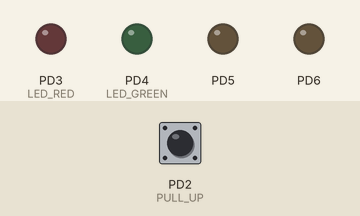
This program was run on a simulated ATmega328P, built with avr-gcc and emulated at 16 MHz. Shown: output pins drawn as LEDs (lit = HIGH). The test bench sets the inputs (shaded band); at power-on: PD2 (PULL_UP) HIGH.

Above: at 1.2 s.
1.3 s: PD2 (PULL_UP) pulled LOW for 0.15 s
At 3.0 s:
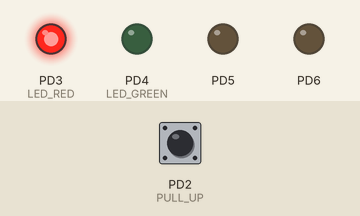
3.5 s: PD2 (PULL_UP) pulled LOW for 1 s
At 4.9 s:
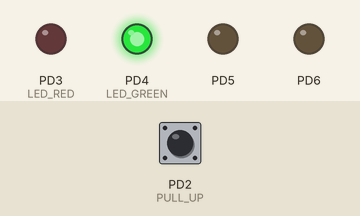
6.0 s: PD2 (PULL_UP) pulled LOW for 0.15 s
At 6.8 s:
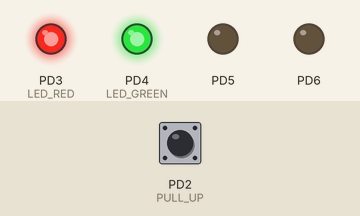
7.6 s: PD2 (PULL_UP) pulled LOW for 3.2 s
At 8.7 s:
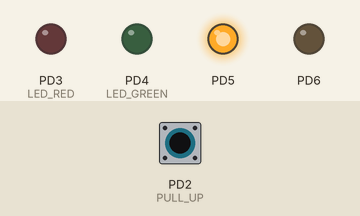
12.3 s: PD2 (PULL_UP) pulled LOW for 0.15 s
At 14.1 s:
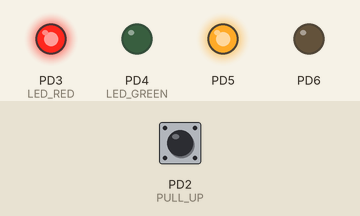
14.5 s: PD2 (PULL_UP) pulled LOW for 1 s
At 16.0 s:
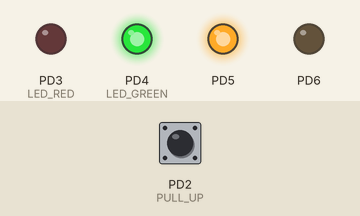
Timing chart, 0 to 17.5 s (numbered marks = the images above; inputs shaded):
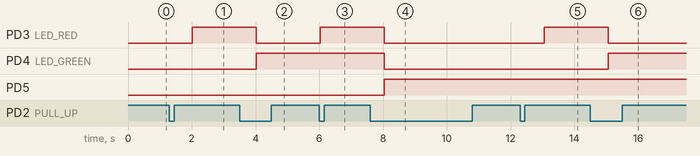

Measured:
- after the input at 1.3 s, PD3 (LED_RED): LOW → HIGH after 0.71 s
- after the input at 3.5 s, PD3 (LED_RED): HIGH → LOW after 0.52 s; PD4 (LED_GREEN): LOW → HIGH after 0.52 s
- after the input at 6.0 s, PD3 (LED_RED): LOW → HIGH at once
- after the input at 7.6 s, PD3 (LED_RED), PD4 (LED_GREEN): HIGH → LOW after 0.44 s; PD5: LOW → HIGH after 0.44 s
- after the input at 12.3 s, PD3 (LED_RED): LOW → HIGH after 0.75 s
- after the input at 14.5 s, PD3 (LED_RED): HIGH → LOW after 0.56 s; PD4 (LED_GREEN): LOW → HIGH after 0.56 s

The program:

main.c
```c
/*
 * E2.c
 *
 * Created: 26/02/2024 10:13:42
 * Author : DCE
 */

#include <avr/io.h>
#define F_CPU 16000000UL
#include <avr/io.h>
#include <avr/interrupt.h>
#include <util/delay.h>
#include "PORTS.h"
#include "MACROS.h"
#include "PARAMETERS.h"
#include "PORTS.h"

uint8_t volatile counter = 0;
ISR(INT0_vect) {	//si ha entrado aqui es que el botton se ha pulsado
	_delay_ms (10);
	counter++;
	counter=counter % 15;

}

int main(void)
{
    GPIO_init();

	EICRA = (1<<ISC01) |(0<<ISC00) | // INT0 is triggered by a falling edge
			(0<<ISC11) |(0<<ISC10); // INT1 is set as default value (0)
	EIMSK |= (1<<INT0); // Enable the ISR of INT0;

	sei(); //enable global interrumps

    while (1)
    {
		//aqui debemos de mostrar con los led el numero counter
		PORTD= (0b00000100) | ((counter << 3));	//MASK 0b 0000 0111
		_delay_ms (1000);
    }
}
```

MACROS.h
```c
/*
 * MACROS.h
 *
 * Created: 19/02/2024 10:16:42
 *  Author: DCE
 */


#ifndef MACROS_H_
#define MACROS_H_

//P2-Project 6
#define SETBIT(ADDRESS,BIT)		(ADDRESS |= (1<<BIT))
#define CLEARBIT(ADDRESS,BIT)	(ADDRESS &= ~(1<<BIT))
#define TOGGLEBIT(ADDRESS,BIT)	(ADDRESS ^= (1<<BIT))

//P2-Project 7

#define READ_PIN(ADDRESS,BIT)	(ADDRESS & (1<<BIT))	//Lee el estado del botón
#define BUTTON_PRESSED			0						//Cual es el estado del falso


#endif /* MACROS_H_ */
```

PARAMETERS.h
```c
/*
 * PARAMETERS.h
 *
 * Created: 19/02/2024 10:25:37
 *  Author: DCE
 */


#ifndef PARAMETERS_H_
#define PARAMETERS_H_

#define DEBOUNCE_TIME 20
#define BLINK_TIME 1000
#define MASK 0b00000111

#endif /* PARAMETERS_H_ */
```

PORTS.h
```c
/*
 * PORTS.h
 *
 * Created: 19/02/2024 10:16:24
 *  Author: DCE
 */


#ifndef PORTS_H_
#define PORTS_H_

/*DEFINIMOS LOS PUERTOS QUE VAMOS A USAR*/

//Proyecto 6

//MCU port where the led is connected. mode conf register
#define GPIO01_MODE DDRD

//Pin of port where the led is connected config as output
#define LED_RED_MODE	DDD3
#define LED_GREEN_MODE	DDD4

//MCU port where the led is connected
#define GPIO01_OUT PORTD

//pull-up
#define PULL_UP PORTD2

//Proyecto 7

#define LED_GREEN PORTD4
#define LED_RED PORTD3

#define GPIO01_IN PIND
#define BUTTON PIND2

#define BIT0 DDD3
#define BIT1 DDD4
#define BIT2 DDD5
#define BIT3 DDD6


static inline void GPIO_init(){
		//1.- Set output pins
		//GPIO01_MODE |=(1<<LED_RED_MODE )|(1<<LED_GREEN_MODE );
		 GPIO01_OUT |= (1<<PULL_UP);
		 GPIO01_MODE |= (1 << BIT0) | (1 << BIT1) | (1 << BIT2) | (1 << BIT3); // Set PD3, PD4, PD5, PD6 as output pins

}


#endif /* PORTS_H_ */
```
